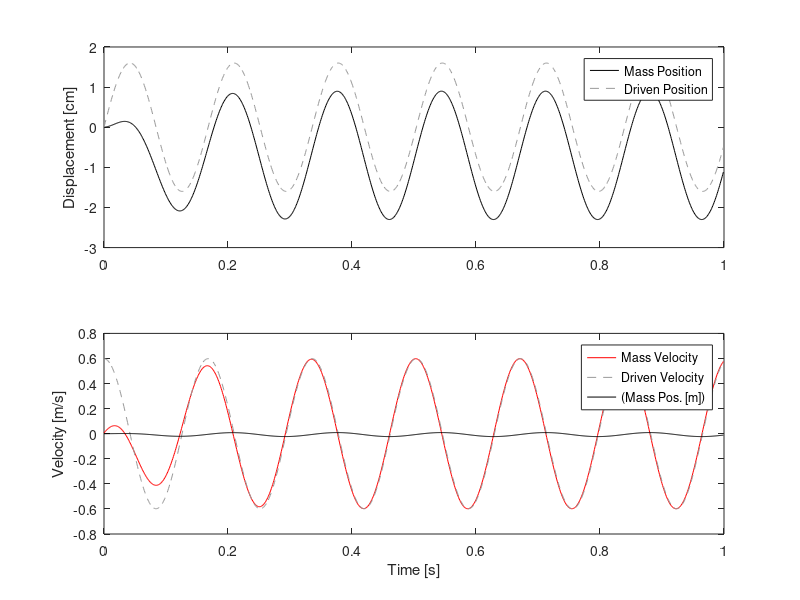

This figure's MATLAB source:
close all; clear all;

dt = 0.001;
N = 1000;
tt = [0:N-1]'*dt;

g = 9.81;
k = 14000;
m = 10;
alpha = 265;

w = sqrt(k/m);
x0 = 0.016 ;
u = x0*sin( w*tt )';
dudt = w*x0*cos( w*tt )';

t = 0;
oldx = 0;
oldv = 0;
oldoldx = 0;

for i = 1:N
    t = t + dt;
    
    % Calculation
    v = oldv + dt/m* ( ...
     -oldx*k ...                       % Spring link between mass and origin
     -alpha* (oldv - dudt(i) ) ...     % Viscous link between mass and arm
     -m*g ...                          % Gravity
    );
    % - 1000*alpha*( oldx - u(i) ) ...  % Spring link between mass and arm
    x = oldx + dt*v;
    
    % Storage
    xx(i) = x;
    vv(i) = v;
    
    % Next iteration values
    oldx = x;
    oldv = v;
    oldoldx = oldx;
end

subplot(2,1,1)
    p = plot(tt, 100*xx, tt, 100*u, '--' );
    set(p(1), 'Color', [0 0 0])
    set(p(2), 'Color', [0.6 0.6 0.6])
    ylabel('Displacement [cm]')
    legend('Mass Position', 'Driven Position')
subplot(2,1,2)
    p = plot(tt, vv, tt, dudt, '--', tt, xx);
    set(p(1), 'Color', [1 0 0])
    set(p(2), 'Color', [0.6 0.6 0.6])
    set(p(3), 'Color', [0 0 0])
    xlabel('Time [s]')
    ylabel('Velocity [m/s]')
    legend('Mass Velocity', 'Driven Velocity', '(Mass Pos. [m])')
